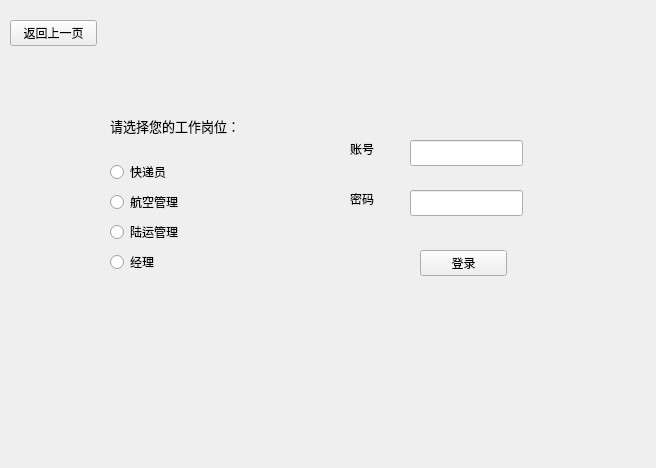
<?xml version="1.0" encoding="UTF-8"?>
<ui version="4.0">
 <class>choose</class>
 <widget class="QWidget" name="choose">
  <property name="geometry">
   <rect>
    <x>0</x>
    <y>0</y>
    <width>656</width>
    <height>468</height>
   </rect>
  </property>
  <property name="windowTitle">
   <string>Form</string>
  </property>
  <widget class="QLabel" name="label">
   <property name="geometry">
    <rect>
     <x>110</x>
     <y>110</y>
     <width>141</width>
     <height>31</height>
    </rect>
   </property>
   <property name="font">
    <font>
     <pointsize>10</pointsize>
    </font>
   </property>
   <property name="text">
    <string>请选择您的工作岗位：</string>
   </property>
  </widget>
  <widget class="QPushButton" name="pushButton_5">
   <property name="geometry">
    <rect>
     <x>10</x>
     <y>20</y>
     <width>87</width>
     <height>26</height>
    </rect>
   </property>
   <property name="text">
    <string>返回上一页</string>
   </property>
  </widget>
  <widget class="QRadioButton" name="radioButton">
   <property name="geometry">
    <rect>
     <x>110</x>
     <y>160</y>
     <width>112</width>
     <height>24</height>
    </rect>
   </property>
   <property name="text">
    <string>快递员</string>
   </property>
  </widget>
  <widget class="QRadioButton" name="radioButton_2">
   <property name="geometry">
    <rect>
     <x>110</x>
     <y>190</y>
     <width>112</width>
     <height>24</height>
    </rect>
   </property>
   <property name="text">
    <string>航空管理</string>
   </property>
  </widget>
  <widget class="QRadioButton" name="radioButton_3">
   <property name="geometry">
    <rect>
     <x>110</x>
     <y>220</y>
     <width>112</width>
     <height>24</height>
    </rect>
   </property>
   <property name="text">
    <string>陆运管理</string>
   </property>
  </widget>
  <widget class="QRadioButton" name="radioButton_4">
   <property name="geometry">
    <rect>
     <x>110</x>
     <y>250</y>
     <width>112</width>
     <height>24</height>
    </rect>
   </property>
   <property name="text">
    <string>经理</string>
   </property>
  </widget>
  <widget class="QLineEdit" name="lineEdit">
   <property name="geometry">
    <rect>
     <x>410</x>
     <y>140</y>
     <width>113</width>
     <height>26</height>
    </rect>
   </property>
  </widget>
  <widget class="QLineEdit" name="lineEdit_2">
   <property name="geometry">
    <rect>
     <x>410</x>
     <y>190</y>
     <width>113</width>
     <height>26</height>
    </rect>
   </property>
  </widget>
  <widget class="QLabel" name="label_2">
   <property name="geometry">
    <rect>
     <x>350</x>
     <y>140</y>
     <width>62</width>
     <height>18</height>
    </rect>
   </property>
   <property name="text">
    <string>账号</string>
   </property>
  </widget>
  <widget class="QLabel" name="label_3">
   <property name="geometry">
    <rect>
     <x>350</x>
     <y>190</y>
     <width>62</width>
     <height>18</height>
    </rect>
   </property>
   <property name="text">
    <string>密码</string>
   </property>
  </widget>
  <widget class="QPushButton" name="pushButton_6">
   <property name="geometry">
    <rect>
     <x>420</x>
     <y>250</y>
     <width>87</width>
     <height>26</height>
    </rect>
   </property>
   <property name="text">
    <string>登录</string>
   </property>
  </widget>
 </widget>
 <resources/>
 <connections/>
</ui>
